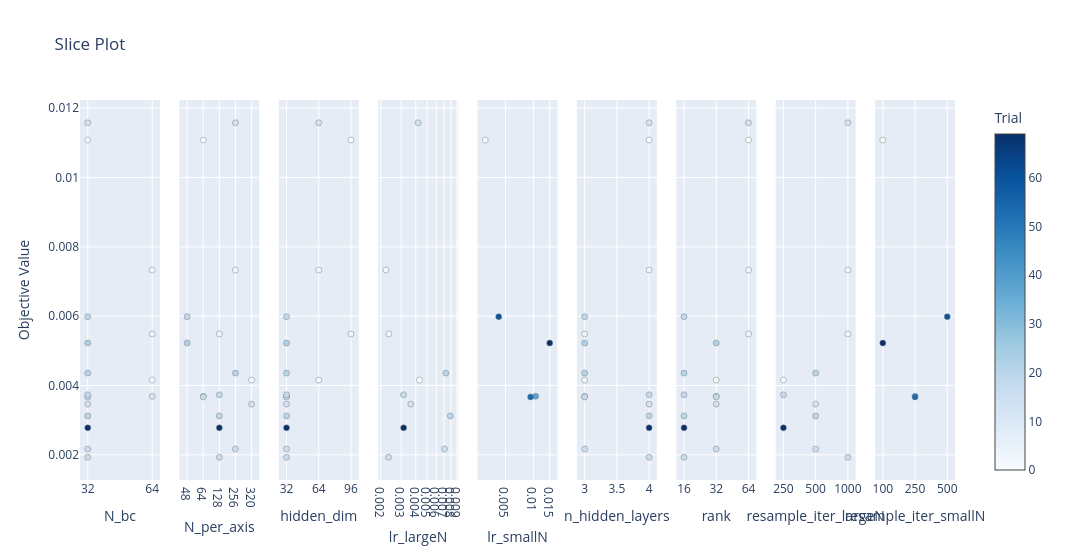

The code cell stored with this chart in its notebook:
### Code cell
vis.plot_slice(study).show()

### Figure 1 — Plotly figure (JSON) as saved in the notebook; plotly's stock layout.template omitted (floating-point values rounded to 4 significant figures)
{"data": [{"marker": {"color": [0, 1, 2, 3, 12, 13, 14, 15, 16, 17, 18, 19, 20, 21, 22, 69], "colorbar": {"title": {"text": "Trial"}, "x": 1.0, "xpad": 40}, "colorscale": [[0.0, "rgb(247,251,255)"], [0.125, "rgb(222,235,247)"], [0.25, "rgb(198,219,239)"], [0.375, "rgb(158,202,225)"], [0.5, "rgb(107,174,214)"], [0.625, "rgb(66,146,198)"], [0.75, "rgb(33,113,181)"], [0.875, "rgb(8,81,156)"], [1.0, "rgb(8,48,107)"]], "line": {"color": "Grey", "width": 0.5}, "showscale": true}, "mode": "markers", "name": "Feasible Trial", "showlegend": false, "x": [32, 64, 64, 64, 64, 32, 32, 32, 32, 32, 32, 32, 32, 32, 32, 32], "y": [0.01108, 0.004156, 0.007333, 0.005487, 0.00369, 0.01158, 0.003463, 0.002168, 0.00193, 0.00367, 0.003733, 0.005986, 0.003124, 0.004358, 0.005225, 0.002778], "type": "scatter", "xaxis": "x", "yaxis": "y"}, {"marker": {"color": [0, 1, 2, 3, 12, 13, 14, 15, 16, 17, 18, 19, 20, 21, 22, 69], "colorbar": {"title": {"text": "Trial"}, "x": 1.0, "xpad": 40}, "colorscale": [[0.0, "rgb(247,251,255)"], [0.125, "rgb(222,235,247)"], [0.25, "rgb(198,219,239)"], [0.375, "rgb(158,202,225)"], [0.5, "rgb(107,174,214)"], [0.625, "rgb(66,146,198)"], [0.75, "rgb(33,113,181)"], [0.875, "rgb(8,81,156)"], [1.0, "rgb(8,48,107)"]], "line": {"color": "Grey", "width": 0.5}, "showscale": false}, "mode": "markers", "name": "Feasible Trial", "showlegend": false, "x": [64, 320, 256, 128, 64, 256, 320, 256, 128, 64, 128, 48, 128, 256, 48, 128], "y": [0.01108, 0.004156, 0.007333, 0.005487, 0.00369, 0.01158, 0.003463, 0.002168, 0.00193, 0.00367, 0.003733, 0.005986, 0.003124, 0.004358, 0.005225, 0.002778], "type": "scatter", "xaxis": "x2", "yaxis": "y2"}, {"marker": {"color": [0, 1, 2, 3, 12, 13, 14, 15, 16, 17, 18, 19, 20, 21, 22, 69], "colorbar": {"title": {"text": "Trial"}, "x": 1.0, "xpad": 40}, "colorscale": [[0.0, "rgb(247,251,255)"], [0.125, "rgb(222,235,247)"], [0.25, "rgb(198,219,239)"], [0.375, "rgb(158,202,225)"], [0.5, "rgb(107,174,214)"], [0.625, "rgb(66,146,198)"], [0.75, "rgb(33,113,181)"], [0.875, "rgb(8,81,156)"], [1.0, "rgb(8,48,107)"]], "line": {"color": "Grey", "width": 0.5}, "showscale": false}, "mode": "markers", "name": "Feasible Trial", "showlegend": false, "x": [96, 64, 64, 96, 32, 64, 32, 32, 32, 32, 32, 32, 32, 32, 32, 32], "y": [0.01108, 0.004156, 0.007333, 0.005487, 0.00369, 0.01158, 0.003463, 0.002168, 0.00193, 0.00367, 0.003733, 0.005986, 0.003124, 0.004358, 0.005225, 0.002778], "type": "scatter", "xaxis": "x3", "yaxis": "y3"}, {"marker": {"color": [1, 2, 3, 13, 14, 15, 16, 18, 20, 21, 69], "colorbar": {"title": {"text": "Trial"}, "x": 1.0, "xpad": 40}, "colorscale": [[0.0, "rgb(247,251,255)"], [0.125, "rgb(222,235,247)"], [0.25, "rgb(198,219,239)"], [0.375, "rgb(158,202,225)"], [0.5, "rgb(107,174,214)"], [0.625, "rgb(66,146,198)"], [0.75, "rgb(33,113,181)"], [0.875, "rgb(8,81,156)"], [1.0, "rgb(8,48,107)"]], "line": {"color": "Grey", "width": 0.5}, "showscale": false}, "mode": "markers", "name": "Feasible Trial", "showlegend": false, "x": [0.004305, 0.002215, 0.002349, 0.004183, 0.003623, 0.007051, 0.002337, 0.00314, 0.007918, 0.007252, 0.003146], "y": [0.004156, 0.007333, 0.005487, 0.01158, 0.003463, 0.002168, 0.00193, 0.003733, 0.003124, 0.004358, 0.002778], "type": "scatter", "xaxis": "x4", "yaxis": "y4"}, {"marker": {"color": [0, 12, 17, 19, 22], "colorbar": {"title": {"text": "Trial"}, "x": 1.0, "xpad": 40}, "colorscale": [[0.0, "rgb(247,251,255)"], [0.125, "rgb(222,235,247)"], [0.25, "rgb(198,219,239)"], [0.375, "rgb(158,202,225)"], [0.5, "rgb(107,174,214)"], [0.625, "rgb(66,146,198)"], [0.75, "rgb(33,113,181)"], [0.875, "rgb(8,81,156)"], [1.0, "rgb(8,48,107)"]], "line": {"color": "Grey", "width": 0.5}, "showscale": false}, "mode": "markers", "name": "Feasible Trial", "showlegend": false, "x": [0.003027, 0.01059, 0.009329, 0.004227, 0.015], "y": [0.01108, 0.00369, 0.00367, 0.005986, 0.005225], "type": "scatter", "xaxis": "x5", "yaxis": "y5"}, {"marker": {"color": [0, 1, 2, 3, 12, 13, 14, 15, 16, 17, 18, 19, 20, 21, 22, 69], "colorbar": {"title": {"text": "Trial"}, "x": 1.0, "xpad": 40}, "colorscale": [[0.0, "rgb(247,251,255)"], [0.125, "rgb(222,235,247)"], [0.25, "rgb(198,219,239)"], [0.375, "rgb(158,202,225)"], [0.5, "rgb(107,174,214)"], [0.625, "rgb(66,146,198)"], [0.75, "rgb(33,113,181)"], [0.875, "rgb(8,81,156)"], [1.0, "rgb(8,48,107)"]], "line": {"color": "Grey", "width": 0.5}, "showscale": false}, "mode": "markers", "name": "Feasible Trial", "showlegend": false, "x": [4, 3, 4, 3, 3, 4, 4, 3, 4, 3, 4, 3, 4, 3, 3, 4], "y": [0.01108, 0.004156, 0.007333, 0.005487, 0.00369, 0.01158, 0.003463, 0.002168, 0.00193, 0.00367, 0.003733, 0.005986, 0.003124, 0.004358, 0.005225, 0.002778], "type": "scatter", "xaxis": "x6", "yaxis": "y6"}, {"marker": {"color": [0, 1, 2, 3, 12, 13, 14, 15, 16, 17, 18, 19, 20, 21, 22, 69], "colorbar": {"title": {"text": "Trial"}, "x": 1.0, "xpad": 40}, "colorscale": [[0.0, "rgb(247,251,255)"], [0.125, "rgb(222,235,247)"], [0.25, "rgb(198,219,239)"], [0.375, "rgb(158,202,225)"], [0.5, "rgb(107,174,214)"], [0.625, "rgb(66,146,198)"], [0.75, "rgb(33,113,181)"], [0.875, "rgb(8,81,156)"], [1.0, "rgb(8,48,107)"]], "line": {"color": "Grey", "width": 0.5}, "showscale": false}, "mode": "markers", "name": "Feasible Trial", "showlegend": false, "x": [64, 32, 64, 64, 32, 64, 32, 32, 16, 32, 16, 16, 16, 16, 32, 16], "y": [0.01108, 0.004156, 0.007333, 0.005487, 0.00369, 0.01158, 0.003463, 0.002168, 0.00193, 0.00367, 0.003733, 0.005986, 0.003124, 0.004358, 0.005225, 0.002778], "type": "scatter", "xaxis": "x7", "yaxis": "y7"}, {"marker": {"color": [1, 2, 3, 13, 14, 15, 16, 18, 20, 21, 69], "colorbar": {"title": {"text": "Trial"}, "x": 1.0, "xpad": 40}, "colorscale": [[0.0, "rgb(247,251,255)"], [0.125, "rgb(222,235,247)"], [0.25, "rgb(198,219,239)"], [0.375, "rgb(158,202,225)"], [0.5, "rgb(107,174,214)"], [0.625, "rgb(66,146,198)"], [0.75, "rgb(33,113,181)"], [0.875, "rgb(8,81,156)"], [1.0, "rgb(8,48,107)"]], "line": {"color": "Grey", "width": 0.5}, "showscale": false}, "mode": "markers", "name": "Feasible Trial", "showlegend": false, "x": [250, 1000, 1000, 1000, 500, 500, 1000, 250, 500, 500, 250], "y": [0.004156, 0.007333, 0.005487, 0.01158, 0.003463, 0.002168, 0.00193, 0.003733, 0.003124, 0.004358, 0.002778], "type": "scatter", "xaxis": "x8", "yaxis": "y8"}, {"marker": {"color": [0, 12, 17, 19, 22], "colorbar": {"title": {"text": "Trial"}, "x": 1.0, "xpad": 40}, "colorscale": [[0.0, "rgb(247,251,255)"], [0.125, "rgb(222,235,247)"], [0.25, "rgb(198,219,239)"], [0.375, "rgb(158,202,225)"], [0.5, "rgb(107,174,214)"], [0.625, "rgb(66,146,198)"], [0.75, "rgb(33,113,181)"], [0.875, "rgb(8,81,156)"], [1.0, "rgb(8,48,107)"]], "line": {"color": "Grey", "width": 0.5}, "showscale": false}, "mode": "markers", "name": "Feasible Trial", "showlegend": false, "x": [100, 250, 250, 500, 100], "y": [0.01108, 0.00369, 0.00367, 0.005986, 0.005225], "type": "scatter", "xaxis": "x9", "yaxis": "y9"}], "layout": {"xaxis": {"anchor": "y", "domain": [0.0, 0.09136], "title": {"text": "N_bc"}, "type": "category", "categoryorder": "array", "categoryarray": [32, 64]}, "yaxis": {"anchor": "x", "domain": [0.0, 1.0], "title": {"text": "Objective Value"}}, "xaxis2": {"anchor": "y2", "domain": [0.1136, 0.2049], "title": {"text": "N_per_axis"}, "type": "category", "categoryorder": "array", "categoryarray": [48, 64, 128, 256, 320]}, "yaxis2": {"anchor": "x2", "domain": [0.0, 1.0], "matches": "y", "showticklabels": false}, "xaxis3": {"anchor": "y3", "domain": [0.2272, 0.3185], "title": {"text": "hidden_dim"}, "type": "category", "categoryorder": "array", "categoryarray": [32, 64, 96]}, "yaxis3": {"anchor": "x3", "domain": [0.0, 1.0], "matches": "y", "showticklabels": false}, "xaxis4": {"anchor": "y4", "domain": [0.3407, 0.4321], "title": {"text": "lr_largeN"}, "type": "log"}, "yaxis4": {"anchor": "x4", "domain": [0.0, 1.0], "matches": "y", "showticklabels": false}, "xaxis5": {"anchor": "y5", "domain": [0.4543, 0.5457], "title": {"text": "lr_smallN"}, "type": "log"}, "yaxis5": {"anchor": "x5", "domain": [0.0, 1.0], "matches": "y", "showticklabels": false}, "xaxis6": {"anchor": "y6", "domain": [0.5679, 0.6593], "title": {"text": "n_hidden_layers"}}, "yaxis6": {"anchor": "x6", "domain": [0.0, 1.0], "matches": "y", "showticklabels": false}, "xaxis7": {"anchor": "y7", "domain": [0.6815, 0.7728], "title": {"text": "rank"}, "type": "category", "categoryorder": "array", "categoryarray": [16, 32, 64]}, "yaxis7": {"anchor": "x7", "domain": [0.0, 1.0], "matches": "y", "showticklabels": false}, "xaxis8": {"anchor": "y8", "domain": [0.7951, 0.8864], "title": {"text": "resample_iter_largeN"}, "type": "category", "categoryorder": "array", "categoryarray": [250, 500, 1000]}, "yaxis8": {"anchor": "x8", "domain": [0.0, 1.0], "matches": "y", "showticklabels": false}, "xaxis9": {"anchor": "y9", "domain": [0.9086, 1.0], "title": {"text": "resample_iter_smallN"}, "type": "category", "categoryorder": "array", "categoryarray": [100, 250, 500]}, "yaxis9": {"anchor": "x9", "domain": [0.0, 1.0], "matches": "y", "showticklabels": false}, "title": {"text": "Slice Plot"}, "width": 2700}}
